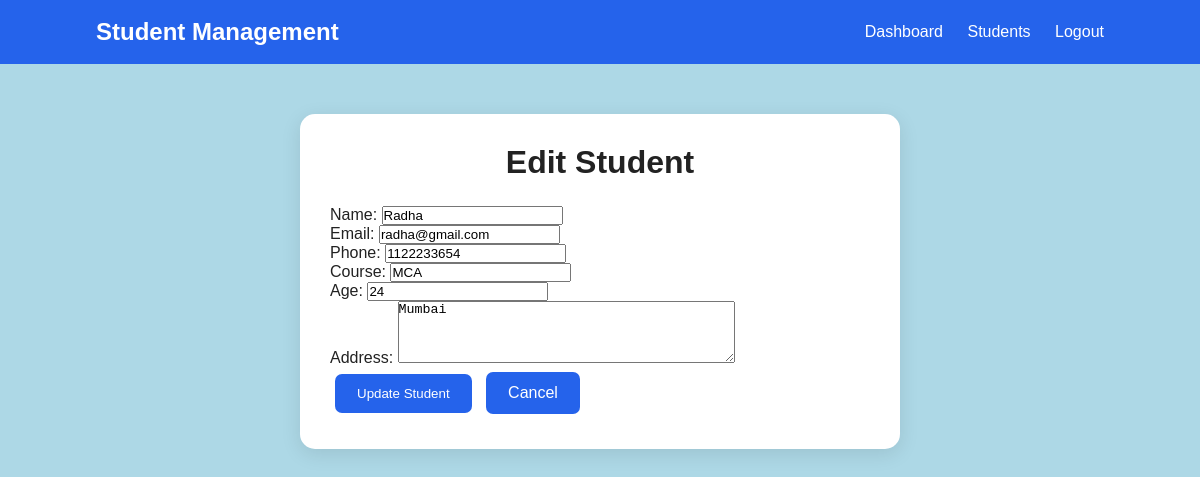
Screenshot of /edit/4/ (signed in) with the database file from the repository.
### students/models.py (models this page shows, shortened)
class Student(models.Model):
    name = models.CharField(max_length=100)
    email = models.EmailField(unique=True)
    phone = models.CharField(max_length=15)
    course = models.CharField(max_length=100)
    age = models.IntegerField()
    address = models.TextField()

### students/views.py (the view)
# urls.py: path('edit/<int:id>/', views.edit_student, name='edit_student'),
@login_required
def edit_student(request, id):
    student = Student.objects.get(id=id)
    if request.method == 'POST':
        form = StudentForm(
            request.POST,
            instance=student
        )
        if form.is_valid():
            form.save()
            return redirect('students')
    else:
        form = StudentForm(
            instance=student
        )
    return render(
        request,
        'students/edit_student.html',
        {'form': form}
    )

### students/forms.py
class StudentForm(forms.ModelForm):
    class Meta:
        model = Student
        fields = [
            'name',
            'email',
            'phone',
            'course',
            'age',
            'address',
        ]
        widgets = {
            'name': forms.TextInput(attrs={
                'placeholder': 'Enter student name'
            }),
            'email': forms.EmailInput(attrs={
                'placeholder': 'Enter email'
            }),
            'phone': forms.TextInput(attrs={
                'placeholder': 'Enter phone number'
            }),
            'course': forms.TextInput(attrs={
                'placeholder': 'Enter course'
            }),
            'age': forms.NumberInput(attrs={
                'placeholder': 'Enter age'
            }),
            'address': forms.Textarea(attrs={
                'placeholder': 'Enter address',
                'rows': 4
            }),
        }

### students/templates/students/edit_student.html (shortened to what this page needs)
{% load static %}
<!DOCTYPE html>
<html>
<head>
    <link rel="stylesheet"
          href="{% static 'students/style.css' %}">
</head>
<body>
    <nav class="navbar">
        <div class="logo">
            Student Management
        </div>
        <div>
            <a href="{% url 'home' %}">Dashboard</a>
            <a href="{% url 'students' %}">Students</a>
            <a href="{% url 'logout' %}">Logout</a>
        </div>
    </nav>
    <div class="container">
        <div class="form-card">
            <h1>Edit Student</h1>
            <form method="POST">
                {{ form.as_p }}
                <button class="btn" type="submit">
                    Update Student
                </button>
                <a class="btn"
                   href="{% url 'students' %}">
                    Cancel
                </a>
            </form>
        </div>
    </div>
</body>
</html>

### students/static/students/style.css (style rules this page uses)
* { margin: 0; padding: 0; box-sizing: border-box; }
body { font-family: Arial, sans-serif; background: #f4f7fb; color: #222; }
body { background: lightblue; }
.navbar { background: #2563eb; padding: 18px 8%; display: flex; justify-content: space-between; align-items: center; }
.logo { color: white; font-size: 24px; font-weight: bold; }
.navbar a { color: white; text-decoration: none; margin-left: 20px; }
.container { width: 90%; max-width: 1100px; margin: 50px auto; }
.btn { display: inline-block; background: #2563eb; color: white; padding: 12px 22px; border-radius: 7px; text-decoration: none; border: none; cursor: pointer; margin: 5px; }
.form-card { background: white; max-width: 600px; margin: auto; padding: 30px; border-radius: 15px; box-shadow: 0 5px 20px rgba(0, 0, 0, 0.1); }
.form-card h1 { text-align: center; margin-bottom: 25px; }

### rows the page displays
Student: name "Radha", email "radha@gmail.com", phone "1122233654", course "MCA", age "24", address "Mumbai"
